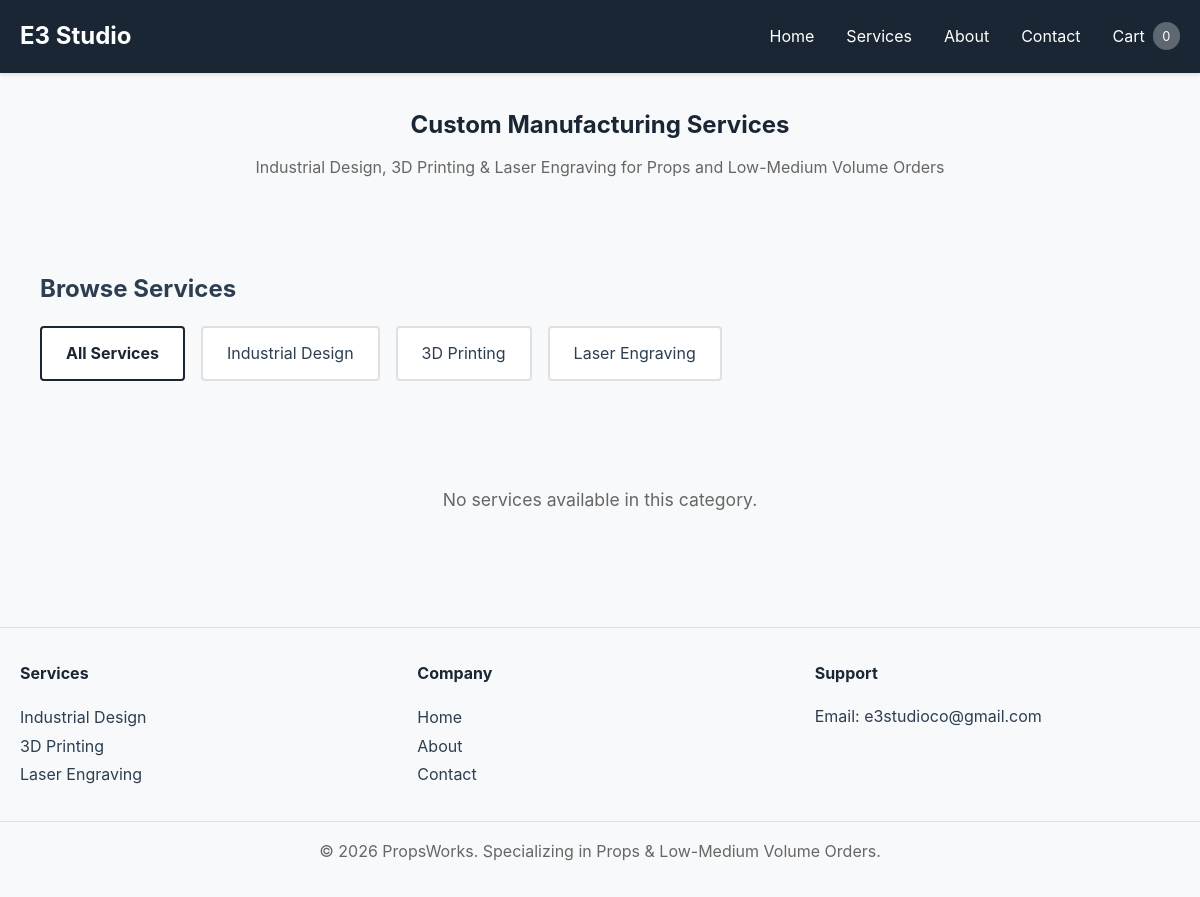
/services/, run on an earlier commit of the app's database.
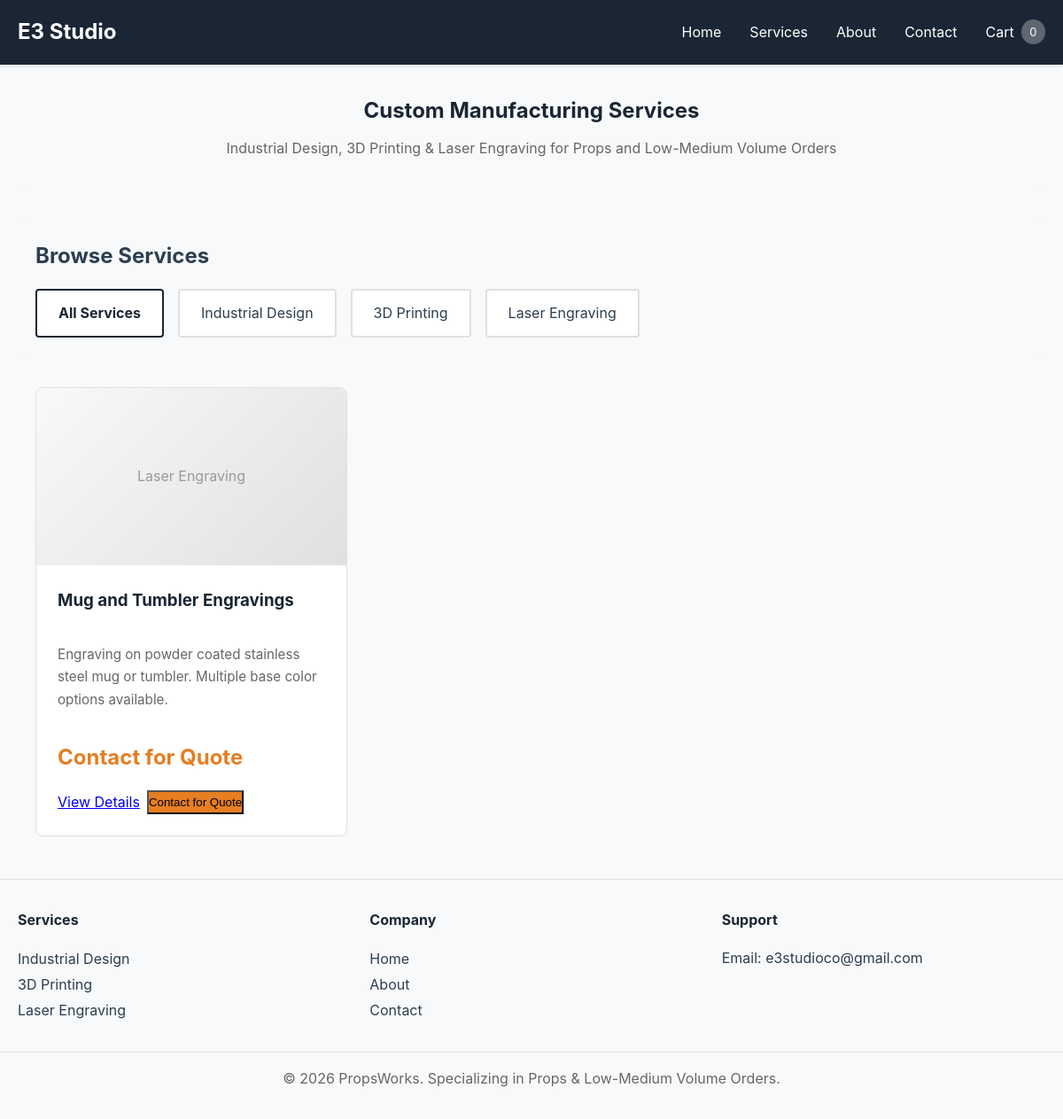
And on a later commit of the database.
### app/models.py (models this page shows, shortened)
class Service(db.Model):
    __tablename__ = 'services'
    id = db.Column(db.Integer, primary_key=True)
    name = db.Column(db.String(255), nullable=False)
    slug = db.Column(db.String(255), unique=True, nullable=False)
    description = db.Column(db.Text, nullable=False)
    long_description = db.Column(db.Text)
    price_base = db.Column(db.Float, nullable=True)  # None = Contact for Quote
    category_id = db.Column(db.Integer, db.ForeignKey('categories.id'), nullable=False)  # Parent category (e.g., Industrial Design)
    sub_category_id = db.Column(db.Integer, db.ForeignKey('categories.id'), nullable=True)  # Optional sub-category (e.g., CAD)
    image_url = db.Column(db.String(500))
    is_active = db.Column(db.Boolean, default=True)
    created_at = db.Column(db.DateTime, default=datetime.utcnow)
    media_gallery = db.Column(db.JSON, default=list)  # Stores list of media: [{'type': 'photo/video', 'url': '...', 'caption': '...'}]
    bulk_pricing = db.Column(db.JSON, default=list)  # Stores bulk pricing tiers: [{'min_quantity': 10, 'price': 450}]
    variants = db.Column(db.JSON, default=list)  # Stores product variants: [{'name': 'Small', 'price': 100, 'description': '...', 'sku': '...', 'is_available': True}]
    weight_kg = db.Column(db.Float, default=0.5)  # Approximate weight in kg for shipping (default 0.5kg)
    service_options = db.relationship('ServiceOption', backref='service', lazy=True, cascade='all, delete-orphan')

class Category(db.Model):
    __tablename__ = 'categories'
    id = db.Column(db.Integer, primary_key=True)
    name = db.Column(db.String(255), nullable=False)
    slug = db.Column(db.String(255), unique=True, nullable=False)
    parent_id = db.Column(db.Integer, db.ForeignKey('categories.id'), nullable=True)  # None for root categories
    description = db.Column(db.Text)
    order = db.Column(db.Integer, default=0)  # For sorting
    is_active = db.Column(db.Boolean, default=True)
    created_at = db.Column(db.DateTime, default=datetime.utcnow)
    children = db.relationship('Category',
                              backref=db.backref('parent', remote_side=[id]),
                              cascade='all, delete-orphan')
    services = db.relationship('Service',
                              foreign_keys='Service.category_id',
                              backref='category_obj',
                              lazy=True)
    sub_services = db.relationship('Service',
                                  foreign_keys='Service.sub_category_id',
                                  backref='sub_category_obj')

### app/services.py (the view)
@services_bp.route('/')
def catalog():
    category_id = request.args.get('category_id')
    content = load_content()
    categories = load_categories()
    if category_id:
        try:
            category_id = int(category_id)
            services = Service.query.filter_by(category_id=category_id, is_active=True).all()
        except (ValueError, TypeError):
            services = Service.query.filter_by(is_active=True).all()
    else:
        services = Service.query.filter_by(is_active=True).all()
    return render_template('services/catalog.html',
                         services=services,
                         categories=categories,
                         selected_category=category_id,
                         content=content)

### app/__init__.py (called while the page is built)
def load_content():
    root_dir = os.path.dirname(os.path.dirname(os.path.abspath(__file__)))
    content_file = os.path.join(root_dir, 'instance', 'content.json')
    if os.path.exists(content_file):
        with open(content_file, 'r') as f:
            return json.load(f)
    return {}

def create_app(config_name='development'):
    root_dir = os.path.dirname(os.path.dirname(os.path.abspath(__file__)))
    app = Flask(__name__,
                template_folder=os.path.join(root_dir, 'templates'),
                static_folder=os.path.join(root_dir, 'static'))
    if config_name == 'production':
        app.config.from_object('config.ProductionConfig')
    else:
        app.config.from_object('config.DevelopmentConfig')
    db.init_app(app)
    @app.context_processor
    def inject_content():
        return {'content': load_content()}
    from app.routes import main_bp
    from app.services import services_bp
    from app.admin import admin_bp
    app.register_blueprint(main_bp)
    app.register_blueprint(services_bp)
    app.register_blueprint(admin_bp)
    with app.app_context():
        db.create_all()
    return app

### app/services.py (called while the page is built)
def load_categories():
    try:
        root_categories = Category.query.filter_by(parent_id=None, is_active=True).order_by(Category.order).all()
        categories = {}
        for cat in root_categories:
            categories[cat.id] = {
                'id': cat.id,
                'name': cat.name,
                'slug': cat.slug,
                'children': {}
            }
            if cat.children:
                for subcat in sorted(cat.children, key=lambda x: x.order):
                    if subcat.is_active:
                        categories[cat.id]['children'][subcat.id] = {
                            'id': subcat.id,
                            'name': subcat.name,
                            'slug': subcat.slug
                        }
        return categories
    except Exception:
        return {}

def load_content():
    content_file = os.path.join(os.path.dirname(__file__), '..', 'instance', 'content.json')
    if os.path.exists(content_file):
        with open(content_file, 'r') as f:
            return json.load(f)
    return {}

### templates/services/catalog.html
{% extends "base.html" %}
{% block content %}
<section class="services-hero">
    <h1>Custom Manufacturing Services</h1>
    <p>Industrial Design, 3D Printing & Laser Engraving for Props and Low-Medium Volume Orders</p>
</section>
<section class="categories-filter">
    <div class="container">
        <h2>Browse Services</h2>
        <div class="category-buttons">
            <a href="{{ url_for('services.catalog') }}"
               class="category-btn {% if not selected_category %}active{% endif %}">
                All Services
            </a>
            <a href="{{ url_for('services.catalog', category='industrial_design') }}"
               class="category-btn {% if selected_category == 'industrial_design' %}active{% endif %}">
                Industrial Design
            </a>
            <a href="{{ url_for('services.catalog', category='3d_printing') }}"
               class="category-btn {% if selected_category == '3d_printing' %}active{% endif %}">
                3D Printing
            </a>
            <a href="{{ url_for('services.catalog', category='laser_engraving') }}"
               class="category-btn {% if selected_category == 'laser_engraving' %}active{% endif %}">
                Laser Engraving
            </a>
        </div>
    </div>
</section>
<section class="services-grid">
    <div class="container">
        {% if services %}
            <div class="grid">
                {% for service in services %}
                <div class="service-card">
                    {% if service.image_url %}
                        <img src="{{ service.image_url }}" alt="{{ service.name }}" class="service-image">
                    {% else %}
                        <div class="service-image-placeholder">
                            <span>{{ service.category_obj.name if service.category_obj else 'Service' }}</span>
                        </div>
                    {% endif %}
                    <div class="service-info">
                        <h3>{{ service.name }}</h3>
                        <p class="description">{{ service.description }}</p>
                        {% if service.price_base %}
                            <p class="price">From ${{ "%.2f"|format(service.price_base) }}</p>
                        {% else %}
                            <p class="price" style="color: #e67e22;">Contact for Quote</p>
                        {% endif %}
                        <div class="service-actions">
                            <a href="{{ url_for('services.service_detail', slug=service.slug) }}"
                               class="btn-secondary">View Details</a>
                            {% if service.price_base %}
                                <button class="btn-primary" onclick="addToCart({{ service.id }}, '{{ service.name }}')">
                                    Add to Cart
                                </button>
                            {% else %}
                                <button class="btn-secondary" style="background: #e67e22;" onclick="contactForQuote('{{ service.name }}')">
                                    Contact for Quote
                                </button>
                            {% endif %}
                        </div>
                    </div>
                </div>
                {% endfor %}
            </div>
        {% else %}
            <div class="empty-state">
                <p>No services available in this category.</p>
            </div>
        {% endif %}
    </div>
</section>
{% endblock %}

### templates/base.html (shortened to what this page needs)
<!DOCTYPE html>
<html lang="en">
<head>
    <link rel="stylesheet" href="{{ url_for('static', filename='css/style.css') }}">
</head>
<body>
    <nav class="navbar">
        <div class="container">
            <div class="logo">
                <a href="{{ url_for('main.index') }}">{{ content.site_title if content and content.site_title else 'PropsWorks' }}</a>
            </div>
            <ul class="nav-links">
                <li><a href="{{ url_for('main.index') }}">Home</a></li>
                <li><a href="{{ url_for('services.catalog') }}">Services</a></li>
                <li><a href="{{ url_for('main.about') }}">About</a></li>
                <li><a href="{{ url_for('main.contact') }}">Contact</a></li>
                <li><a href="{{ url_for('services.view_cart') }}" class="nav-cart">
                    <span>Cart</span>
                    <span class="cart-count" id="cart-count">0</span>
                </a></li>
            </ul>
        </div>
    </nav>
    <main class="container">
        {% block content %}{% endblock %}
    </main>
    <footer>
        <div class="container footer-content">
            <div class="footer-section">
                <h4>Services</h4>
                <ul>
                    <li><a href="{{ url_for('services.catalog', category='industrial_design') }}">Industrial Design</a></li>
                    <li><a href="{{ url_for('services.catalog', category='3d_printing') }}">3D Printing</a></li>
                    <li><a href="{{ url_for('services.catalog', category='laser_engraving') }}">Laser Engraving</a></li>
                </ul>
            </div>
            <div class="footer-section">
                <h4>Company</h4>
                <ul>
                    <li><a href="{{ url_for('main.index') }}">Home</a></li>
                    <li><a href="{{ url_for('main.about') }}">About</a></li>
                    <li><a href="{{ url_for('main.contact') }}">Contact</a></li>
                </ul>
            </div>
            <div class="footer-section">
                <h4>Support</h4>
                <p>Email: {{ content.contact_email if content else 'support@propsworks.com' }}</p>
            </div>
        </div>
        <p class="copyright">&copy; 2026 PropsWorks. Specializing in Props & Low-Medium Volume Orders.</p>
    </footer>
</body>
</html>

### static/css/style.css (style rules this page uses)
:root { --primary-color: #1a2634; --secondary-color: #f8f9fa; --accent-color: #00d4ff; --text-color: #2c3e50; --text-light: #555; --border-color: #e0e0e0; --success-color: #28a745; --error-color: #dc3545; }
* { margin: 0; padding: 0; box-sizing: border-box; }
body { font-family: -apple-system, BlinkMacSystemFont, 'Segoe UI', 'Roboto', Oxygen, Ubuntu, Cantarell, sans-serif; line-height: 1.7; color: var(--text-color); background-color: var(--secondary-color); font-size: 16px; }
.container { max-width: 1200px; margin: 0 auto; padding: 0 20px; }
.navbar { background-color: var(--primary-color); color: white; padding: 1rem 0; box-shadow: 0 2px 4px rgba(0,0,0,0.1); position: sticky; top: 0; z-index: 100; }
.navbar .container { display: flex; justify-content: space-between; align-items: center; }
.logo a { font-size: 1.5rem; font-weight: bold; color: white; text-decoration: none; }
.nav-links { display: flex; list-style: none; gap: 2rem; align-items: center; }
.nav-links a { color: white; text-decoration: none; transition: opacity 0.3s; }
.nav-cart { display: flex; align-items: center; gap: 0.5rem; position: relative; }
.cart-count { background-color: rgba(255,255,255,0.3); padding: 0.2rem 0.6rem; border-radius: 20px; font-size: 0.8rem; }
main { min-height: calc(100vh - 300px); padding: 2rem 0; }
.categories-filter { margin: 2rem 0; padding: 1.5rem 0; background-color: var(--secondary-color); border-radius: 8px; }
.categories-filter h2 { margin-bottom: 1rem; }
.category-buttons { display: flex; gap: 1rem; flex-wrap: wrap; }
.category-btn { padding: 0.75rem 1.5rem; background-color: white; border: 2px solid var(--border-color); border-radius: 4px; text-decoration: none; color: var(--text-color); cursor: pointer; transition: all 0.3s; }
.category-btn:hover, .category-btn.active { border-color: var(--primary-color); color: var(--primary-color); font-weight: bold; }
.services-grid { margin: 2rem 0; }
.services-hero { text-align: center; padding: 2rem 0; margin-bottom: 2rem; background-color: var(--secondary-color); border-radius: 8px; }
.services-hero h1 { color: var(--primary-color); margin-bottom: 0.5rem; }
.services-hero p { color: #666; }
.grid { display: grid; grid-template-columns: repeat(auto-fill, minmax(300px, 1fr)); gap: 2rem; }
.service-card { background-color: white; border: 1px solid var(--border-color); border-radius: 8px; overflow: hidden; transition: transform 0.3s, box-shadow 0.3s; }
.service-image-placeholder { width: 100%; height: 200px; background: linear-gradient(135deg, var(--secondary-color), #e0e0e0); display: flex; align-items: center; justify-content: center; font-size: 1rem; color: #999; }
.service-info { padding: 1.5rem; }
.service-info h3 { margin-bottom: 0.5rem; color: var(--primary-color); }
.description { color: #666; margin-bottom: 1rem; font-size: 0.95rem; }
.price { font-size: 1.5rem; font-weight: bold; color: var(--success-color); margin-bottom: 1rem; }
.service-actions { display: flex; gap: 0.5rem; }
.description { margin: 2rem 0; }
footer { background-color: var(--secondary-color); padding: 2rem 0; margin-top: 3rem; border-top: 1px solid var(--border-color); }
.footer-content { display: grid; grid-template-columns: repeat(auto-fit, minmax(200px, 1fr)); gap: 2rem; margin-bottom: 2rem; }
.footer-section h4 { margin-bottom: 1rem; color: var(--primary-color); }
.footer-section ul { list-style: none; }
.footer-section a { color: var(--text-color); text-decoration: none; line-height: 1.8; }
.copyright { text-align: center; color: #666; border-top: 1px solid var(--border-color); padding-top: 1rem; }

What changed in the data, as far as the page shows it:
added Service: category_obj "Laser Engraving", name "Mug and Tumbler Engravings", description "Engraving on powder coated stainless steel mug or tumbler. Multiple base color options available.", shows "Contact for Quote"
Also different on the page:
text no longer shown: "No services available in this category."
